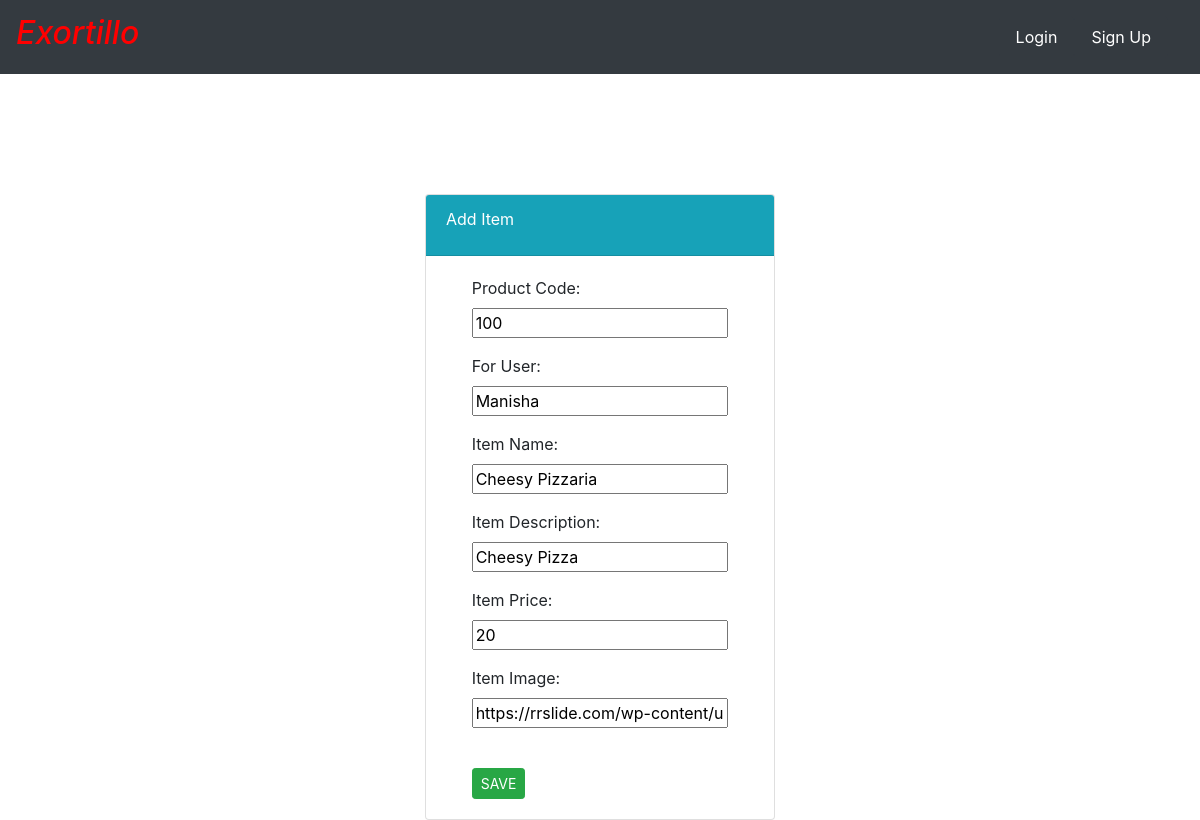
Before: /food/update/1/ with the older database file.
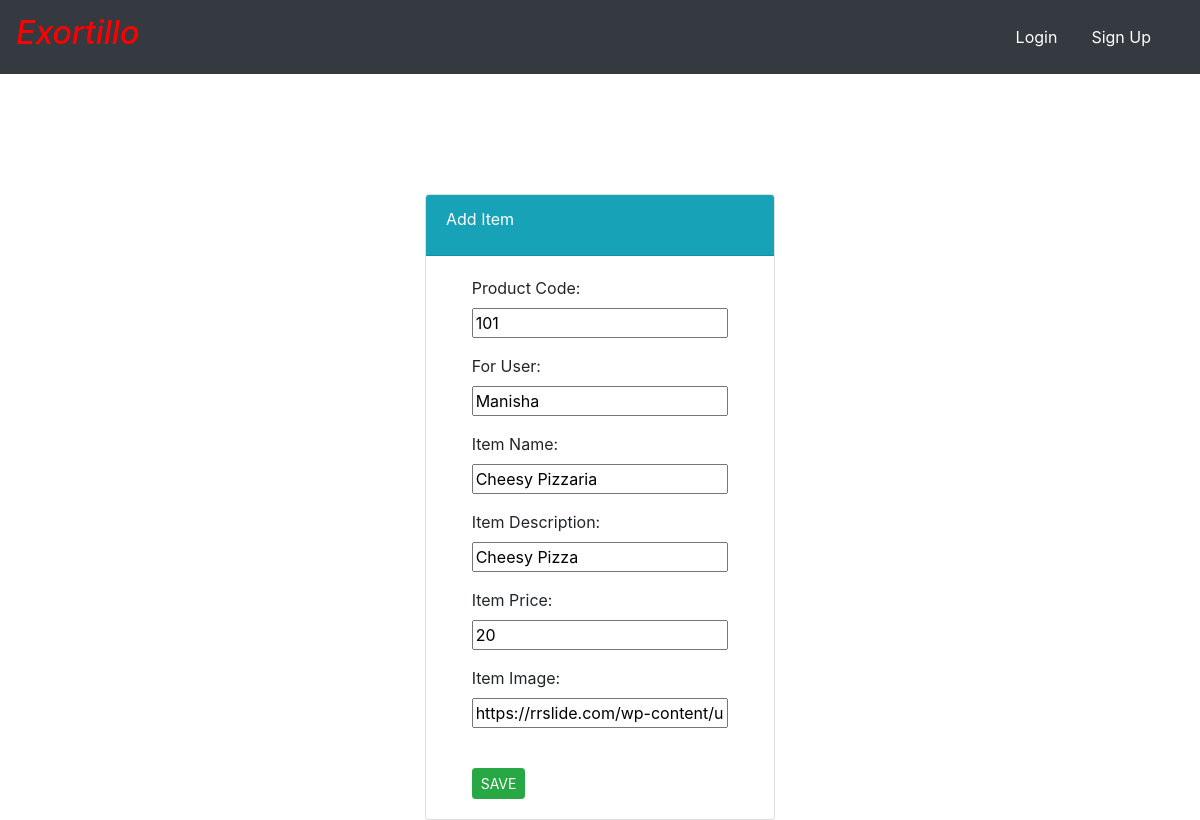
After: the same page with the newer database file.
### food/models.py (models this page shows, shortened)
class Item(models.Model):
    user = models.ForeignKey(User, on_delete=models.CASCADE, default='1')
    prod_code = models.IntegerField(default=100)
    for_user = models.CharField(max_length=100, default='xyz')
    item_name = models.CharField(max_length=50)
    item_desc = models.CharField(max_length=500,default="Lorem Ipsum es simplemente el texto de relleno de las imprentas y archivos de texto. Lorem Ipsum ha sido el texto de relleno estándar de las industrias desde el año 1500, cuando un impresor (N. del T. persona que se dedica a la imprenta) desconocido usó una galería de textos y los mezcló de tal manera que logró hacer un libro de textos especimen. No sólo sobrevivió 500 años, sino que tambien ingresó como texto de relleno en documentos electrónicos, quedando")
    item_price = models.IntegerField()
    item_image = models.CharField(
        max_length=500,
        default="https://livingstonbagel.com/wp-content/uploads/2016/11/food-placeholder.jpg"
     )

### food/views.py (the view, shortened to what this page needs)
# urls.py: path('update/<int:id>/', views.update_item, name='update_item'),
def update_item(request, id):
    item = Item.objects.get(pk=id)
    form = ItemForm(request.POST or None, instance=item)
    context = {
        'form': form
    }
    return render(request, 'food/item-form.html', context)

### food/forms.py
class ItemForm(forms.ModelForm):
    class Meta:
        model = Item
        fields = ['prod_code', 'for_user', 'item_name', 'item_desc', 'item_price', 'item_image']

### food/templates/food/item-form.html (shortened to what this page needs)
{% extends 'food/base.html' %}
{% block body %}
<br><br><br>
<div class="container">
    <div class="row">
         <div class="col-md-4 offset-md-4">
            <div class="card">
                <div class="card-header text-white bg-info">
                    <div class="card-title">
                        Add Item
                    </div>
                </div>
                <div class="card-body">
                    <form method="POST">
                         <label class="offset-md-1">Product Code: </label><br>
                        <p class="offset-md-1">{{ form.prod_code }}</p>
                        <label class="offset-md-1">For User: </label><br>
                        <p class="offset-md-1">{{ form.for_user }}</p>
                        <label class="offset-md-1">Item Name: </label><br>
                        <p class="offset-md-1">{{ form.item_name }}</p>
                        <label class="offset-md-1">Item Description: </label><br>
                        <p class="offset-md-1">{{ form.item_desc }}</p>
                        <label class="offset-md-1">Item Price: </label><br>
                        <p class="offset-md-1">{{ form.item_price }}</p>
                        <label class="offset-md-1">Item Image: </label><br>
                        <p class="offset-md-1">{{ form.item_image }}</p><br>
                        <button class="offset-md-1 btn btn-success btn-sm" type="submit">SAVE</button>
                    </form>
                </div>
            </div>
        </div>
    </div>
</div>
{%  endblock %}

### food/templates/food/base.html (shortened to what this page needs)
{% load static %}
<!DOCTYPE html>
<html lang="en">
<head>
    <link rel="stylesheet" href="{% static 'food/style.css' %}">
     <link rel="stylesheet" href="https://cdn.jsdelivr.net/npm/bootstrap@4.3.1/dist/css/bootstrap.min.css">
</head>
<body>
   <nav class="navbar navbar-dark bg-dark">
    <a href="{% url 'food:index' %}" class="nav-brand" style="font-style: italic; font-size: 1.3rem; text-align:justify; color:red">
       <h2> Exortillo </h2></a>
    <div class="navbar">
        {% if user.is_superuser %}
        <a href="{% url 'food:create_item'%}" class="nav-item nav-link btn btn-dark">
            Add item
        </a>
        <a href="{% url 'profile'%}" class="nav-item nav-link btn btn-dark">
            Profile
        </a>
        <a href="{% url 'logout'%}" class="nav-item nav-link btn btn-dark">
            Logout
        </a>
        {% else %}
            <a href="{% url 'login'%}" class="nav-item nav-link btn btn-dark">
                Login
            </a>
            <a href="{% url 'register'%}" class="nav-item nav-link btn btn-dark">
                Sign Up
            </a>
        {% endif %}
    </div>
</nav>
    {% block body %}
    {% endblock %}
</body>
</html>

### food/static/food/style.css (style rules this page uses)
body { background-color: aquamarine; }

Changed rows visible on the page:
changed Item "Manisha": prod_code "100" → "101"
